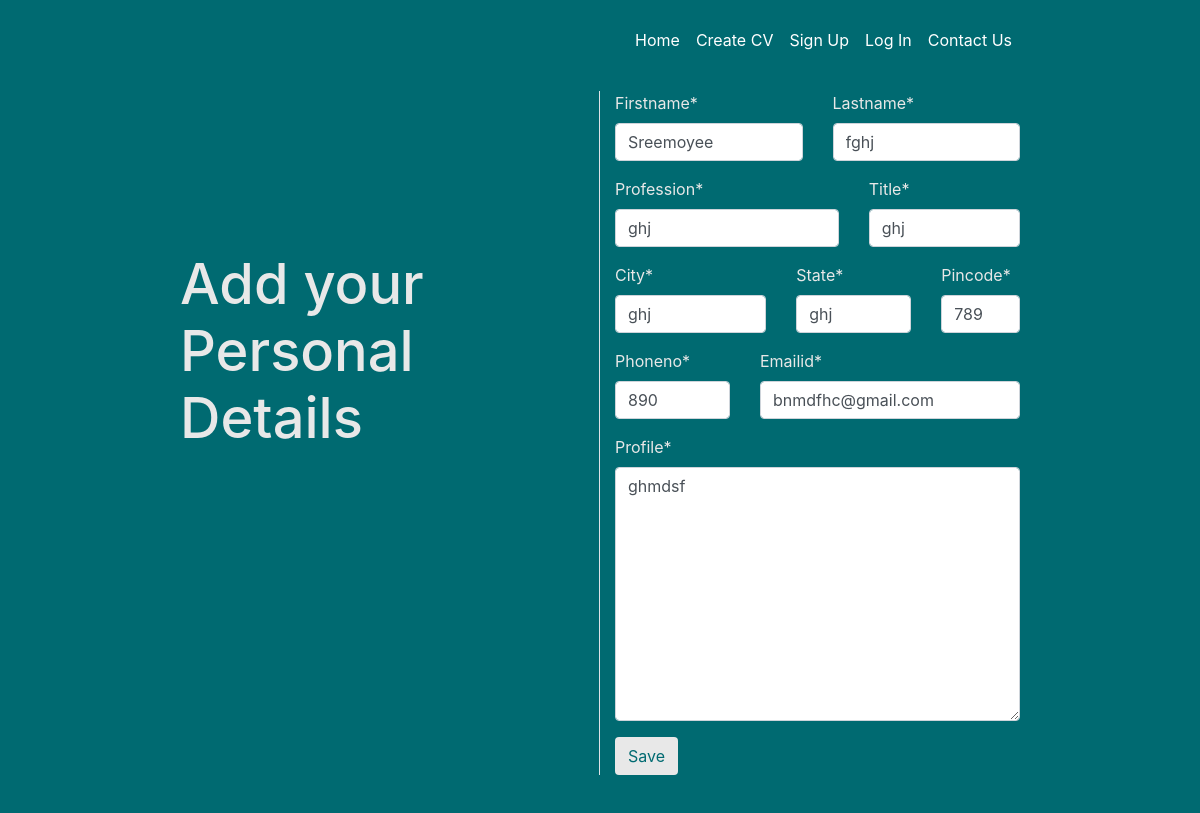
Screenshot of /addcv/updatepersonal/56 with the database file from the repository.
### addcv/models.py (models this page shows, shortened)
class person(models.Model):
    User = settings.AUTH_USER_MODEL
    added_by = models.ForeignKey(User,
        null=True, blank=True, on_delete=models.CASCADE)
    firstname=models.CharField(max_length=20, null=True)
    lastname=models.CharField(max_length=20, null=True)
    profession=models.CharField(max_length=20, null=True)
    title=models.CharField(max_length=20, null=True)
    city=models.CharField(max_length=30, null=True)
    state=models.CharField(max_length=30, null=True)
    pincode=models.IntegerField( null=True)
    phoneno=models.IntegerField( null=True)
    emailid=models.EmailField( null=True)
    profile = models.TextField(max_length=100, null=True)

### addcv/views.py (the view, shortened to what this page needs)
# urls.py: path('updatepersonal/<int:person_id>', views.updatepersonal,name='updatepersonal'),
def updatepersonal(request,person_id):
    per = person.objects.get(id=person_id)
    fm = personalform(instance=per)
    return render(request,'form/personal.html',{'form':fm})

### addcv/forms.py
class personalform(forms.ModelForm):
     class Meta:
          model = person
          fields='__all__'

### addcv/templates/form/personal.html (shortened to what this page needs)
{% extends 'seavs/base.html' %}
{% load crispy_forms_tags %}
{% block content %}
<div class="container-fluid sidetitle">
  <div class="row">
    <div class="col-6 border-right">
      <h1 class="subheading">Add your Personal Details</h1>
    </div>
    <div class="col-6">
      <form method="POST">
        <div class="row">
          <div class="col-6">
            {{ form.firstname|as_crispy_field }}
          </div>
          <div class="col-6">
            {{ form.lastname|as_crispy_field }}
          </div>
        </div>
        <div class="row">
          <div class="col-7">
            {{ form.profession|as_crispy_field }}
          </div>
          <div class="col-5">
            {{ form.title|as_crispy_field }}
          </div>
        </div>
        <div class="row">
          <div class="col-5">
            {{ form.city|as_crispy_field }}
          </div>
          <div class="col-4">
            {{ form.state|as_crispy_field }}
          </div>
          <div class="col-3">
            {{ form.pincode|as_crispy_field }}
          </div>
        </div>
        <div class="row">
          <div class="col-4">
            {{ form.phoneno|as_crispy_field }}
          </div>
          <div class="col-8">
            {{ form.emailid|as_crispy_field }}
          </div>
        </div>
        <div class="row">
          <div class="col-12">
            {{ form.profile|as_crispy_field }}
          </div>
        </div>
        <button type="submit" class="titlebutton btn btn-md">Save</button>
      </form>
    </div>
  </div>
  </div>
  {%endblock content %}

### seavs/static/seavs/main.css (style rules this page uses)
body { background-color: #006a71; margin-bottom: 20px; }
.container-fluid { padding: 1.5% 15%; align-content: left; }
.titlebutton { align-items: center; background-color: #e8e8e8; color: #006a71; opacity: 1; }
.sidetitle { background-color: #006a71; color: #e8e8e8; align-items: center; }
.subheading { background-color: #006a71; color: #e8e8e8; font-size: 3.5rem; padding-top: 10rem; padding-bottom: 1%; padding-right: 3rem; }

### rows the page displays
person: firstname "Sreemoyee", lastname "fghj", profession "ghj", title "ghj", city "ghj", state "ghj", pincode "789", phoneno "890", emailid "bnmdfhc@gmail.com", profile "ghmdsf"
